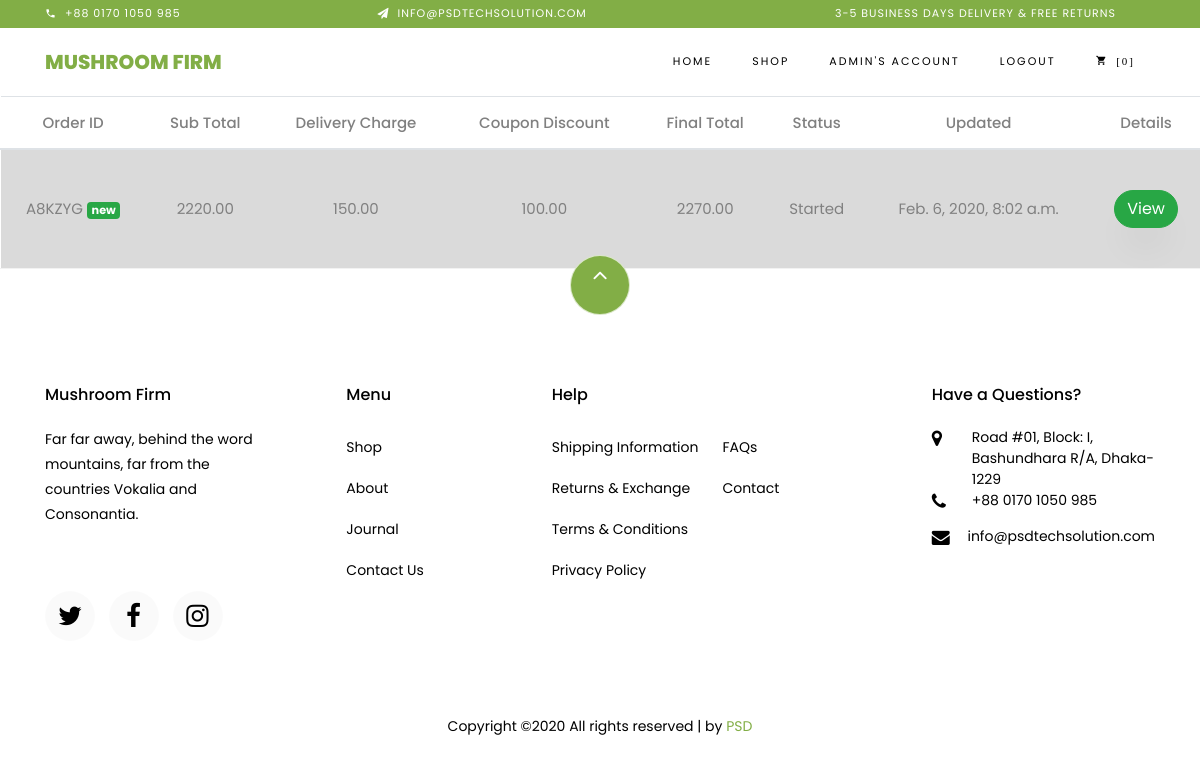
Before: /adminorder/ (signed in) with the older database file.
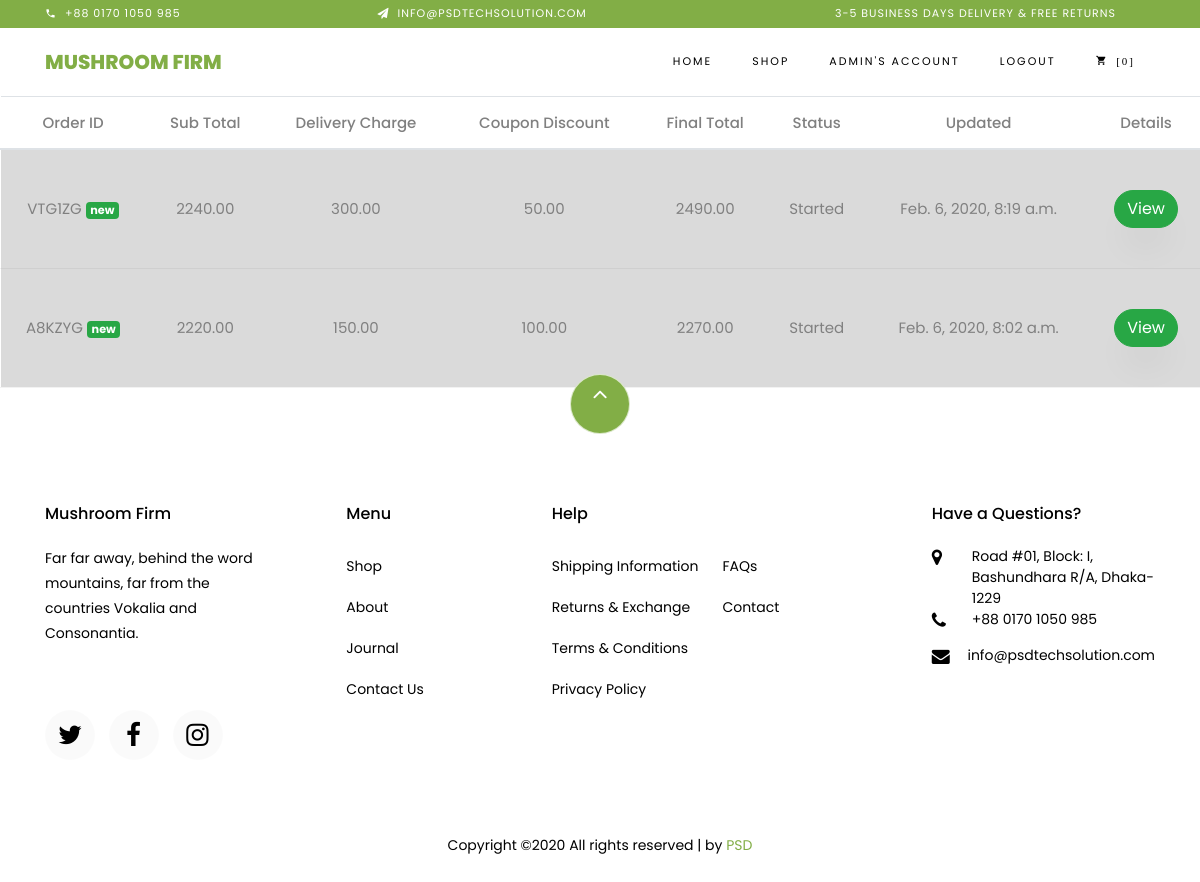
After: the same page with the newer database file.
### orders/models.py (models this page shows)
class Order(models.Model):
    user = models.ForeignKey(User, blank=True, null=True, on_delete = models.CASCADE)
    cart = models.ForeignKey(Cart, on_delete=models.CASCADE)
    address = models.TextField(default="")
    district = models.CharField(max_length=120, default="")
    area = models.CharField(max_length=120, default="")
    zipcode = models.CharField(max_length=120, default="")
    phone_no = models.CharField(max_length=120, default="")
    order_id = models.CharField(max_length=120, default="ABC", unique=True)
    sub_total = models.DecimalField(max_digits=1000, decimal_places=2, default=0.00)
    delivery_charge = models.DecimalField(max_digits=1000, decimal_places=2, default=0.00)
    coupon_discount = models.DecimalField(max_digits=1000, decimal_places=2, default=0.00)
    payment_method = models.CharField(max_length=120, choices=PAYMENT_CHOICES, default="Cash in delivery")
    final_total = models.DecimalField(max_digits=1000, decimal_places=2, default=0.00)
    status = models.CharField(max_length=120, choices=STATUS_CHOICES, default="Started")
    viewed = models.BooleanField(default=False)
    timestamp = models.DateTimeField(auto_now_add=True)
    updated = models.DateTimeField(auto_now=True)
    def __str__(self):
        return self.order_id

### orders/views.py (the view)
# urls.py: url(r'^adminorder/$', viewOrdersAdminInterface, name="orders_admin"),
@staff_member_required
def viewOrdersAdminInterface(request):
    orders = Order.objects.order_by('viewed', '-updated')
    template = 'order/order_admin.html'
    context = {'orders': orders}
    return render(request, template, context)

### templates/order/order_admin.html (shortened to what this page needs)
{% extends 'base.html' %}
{% block content %}
<table class="table table-hover">
        <thead>
            <tr>
            <th scope="col">Order ID</th>
            <th scope="col">Sub Total</th>
            <th scope="col">Delivery Charge</th>
            <th scope="col">Coupon Discount</th>
            <th scope="col">Final Total</th>
            <th scope="col">Status</th>
            <th scope="col">Updated</th>
            <th scope="col">Details</th>
            </tr>
        </thead>
        <tbody>
            {% for order in orders %}
            {% if order.viewed == False %}
            <tr class="table-active">
            <td>{{order}}
                <span class="badge badge-success">new</span>
            </td>
            <td>{{order.sub_total}}</td>
            <td>{{order.delivery_charge}}</td>
            <td>{{order.coupon_discount}}</td>
            <td>{{order.final_total}}</td>
            <td>{{order.status}}</td>
            <td>{{order.updated}}</td>
            <td> <a href="{% url 'order_details' order.order_id %}"><button class="btn btn-success">View</button> </a> </td>
            </tr>
            {% endif %}
            {% endfor %}
        </tbody>
    </table>
{% endblock %}

Changed rows visible on the page:
added Order: order "VTG1ZG", sub_total "2240.00", delivery_charge "300.00", coupon_discount "50.00", final_total "2490.00", status "Started", updated "Feb. 6, 2020, 8:19 a.m."
